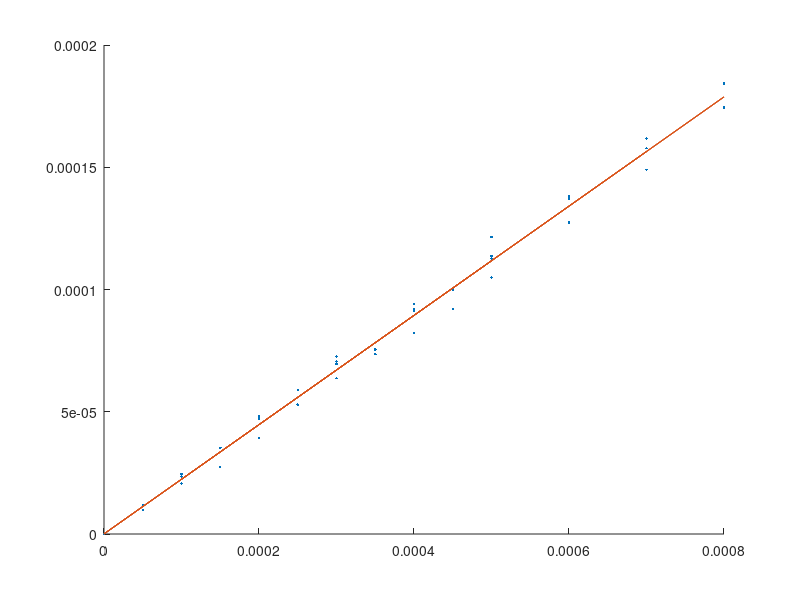

The MATLAB source for this figure: (Note: this script raises an error after producing the figure.)
% Shortest probe (units of .1 mg)
Probe1  = [
    0   0
    100 45
    200 96
    300 150
    400 200
    500 250
    25  12
    50  24
    75  40
    100 52
    125 65
    150 79
    175 91
    200 105
    225 120
    250 134
    25  13
    50  26
    75  38
    100 53
    125 65
    150 80
    175 91
    200 106
    225 118
    250 133];

% Next shortest probe (green material, nearly as long as pink probe)
Probe2 = [
    0   -8   -13 0   -1
    100 0   -4  7   6
    200 7   5   16  16
    300 16  11  25  24  
    400 25  21  33  33
    500 33  30  40  NaN
    600 38  38  nan NaN
    700 45  45  nan NaN
    800 54  50  nan NaN
    900 64  65  nan NaN
    1000    70  73  nan NaN];

Probe2(:,2) = Probe2(:,2)-Probe2(1,2);
Probe2(:,3) = Probe2(:,3)-Probe2(1,3);
Probe2(:,5) = Probe2(:,5)-Probe2(1,5);
Probe2 = [
    Probe2(:,1) Probe2(:,2);
    Probe2(:,1) Probe2(:,3);
    Probe2(:,1) Probe2(:,4);
    Probe2(:,1) Probe2(:,5);
    ];
Probe2 = Probe2(~isnan(Probe2(:,2)),:);
    
% Probe3: Original pink probe
Probe3 = [
    0  0    0   0
    100 7   7   6
    200 15  15  14
    300 23  23  21
    400 30  30  28
    500 38  39  35
    600 46  46  38  
    700 55  52  NaN
    800 62  60  NaN
    900 69  68  68
    1000 77 79  79
    ];

Probe3 = [
    Probe3(:,1) Probe3(:,2);
    Probe3(:,1) Probe3(:,3);
    Probe3(:,1) Probe3(:,4);
    ];
Probe3 = Probe3(~isnan(Probe3(:,2)),:);

Probe4 = [
    0   0   NaN NaN -4  0   NaN
    50  10  NaN NaN 8   12  11
    100 21  NaN 25  20  24  21
    150 28  20  NaN NaN 36  35   
    200 40  42  49  44  48  45
    250 54  53  NaN NaN 60  59
    300 65  65  74  67  72  66
    350 75  76  nan NaN 77  76
    400 84  84  94  92  93  87
    450 94  90  nan NaN 102 104
    500 107 106 124 111 116 112
    600 NaN NaN 140 137 130 131
    700 NaN NaN 161 161 152 162
    800 NaN NaN 188 NaN 178 NaN];

Probe4(:,2) = Probe4(:,2)-Probe4(1,2);
Probe4(:,3) = Probe4(:,3)-Probe4(1,3);
Probe4(:,5) = Probe4(:,5)-Probe4(1,5);
Probe4(:,6) = Probe4(:,6)-Probe4(1,6);
Probe4(:,7) = Probe4(:,7)-Probe4(1,7);
Probe4 = [
    Probe4(:,1) Probe4(:,2);
    Probe4(:,1) Probe4(:,3);
    Probe4(:,1) Probe4(:,4);
    Probe4(:,1) Probe4(:,5);
    Probe4(:,1) Probe4(:,6);
    ];
Probe4 = Probe4(~isnan(Probe4(:,2)),:);
Probe4(:,1) = Probe4(:,1)*1E-6;
Probe4(:,2) = Probe4(:,2)*1E-7; % kg

k = polyfit(Probe4(:,1),(Probe4(:,2)*9.8),1)

%%
figure
% plot(Probe1(:,1),Probe1(:,2),'.','displayName','Probe1');
hold on
% plot(Probe2(:,1),Probe2(:,2),'.','displayName','Probe2');
% plot(Probe3(:,1),Probe3(:,2),'.','displayName','Probe3');
plot(Probe4(:,1),Probe4(:,2)*9.8,'.','displayName','Probe4');
plot(Probe4(:,1),k(1)*Probe4(:,1)+k(2))

legend toggle
xlabel('m')
ylabel('N')